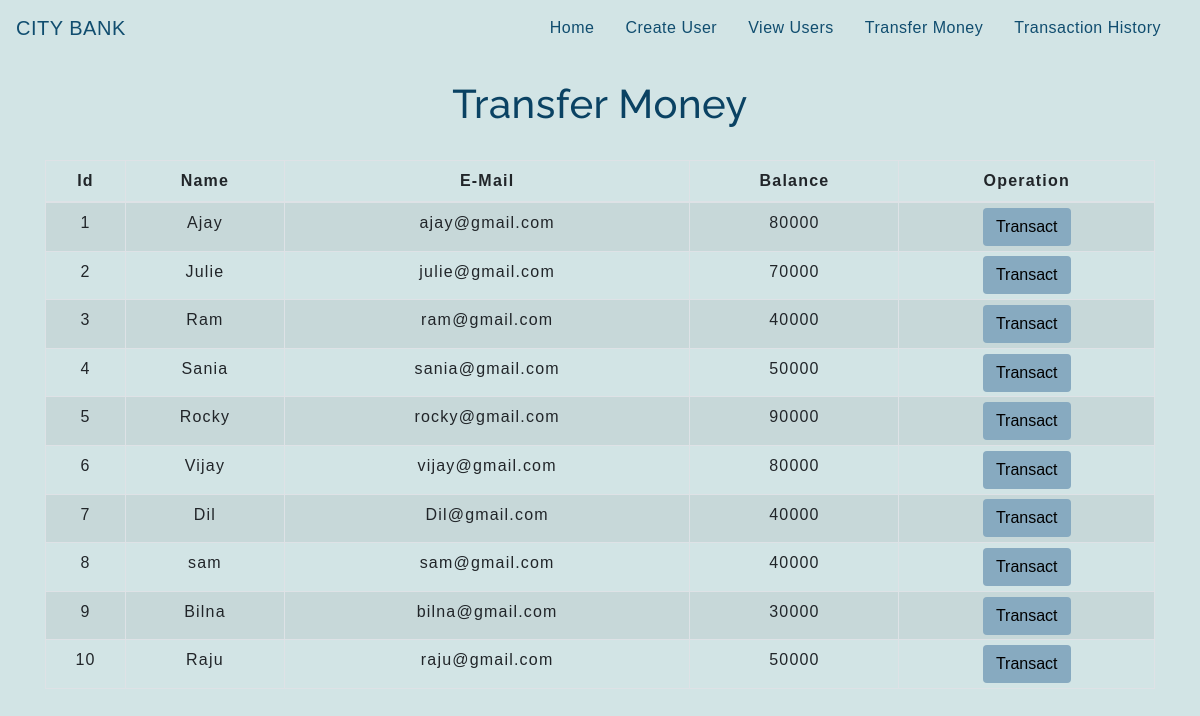
The app's page /transfermoney.php with its own data.
### tables this page shows
CREATE TABLE `users` (
  `id` int(3) NOT NULL,
  `name` text NOT NULL,
  `email` varchar(30) NOT NULL,
  `balance` int(8) NOT NULL
);

### transfermoney.php (the view, shortened to what this page needs)
<!DOCTYPE html>
<html lang="en">
<head>
    <link rel="stylesheet" href="https://maxcdn.bootstrapcdn.com/bootstrap/4.0.0/css/bootstrap.min.css">
    <link rel="stylesheet" type="text/css" href="css/table.css">
    <link rel="stylesheet" type="text/css" href="css/navbar.css">
</head>
<body style="background-color:#d2e4e5;">
<?php
    include 'config.php';
    $sql = "SELECT * FROM users";
    $result = mysqli_query($conn,$sql);
?>
<?php
  include 'navbar.php';
?>
<div class="container">
        <h2 class="text-center pt-4">Transfer Money</h2>
        <br>
            <div class="row">
                <div class="col">
                    <div class="table-responsive-sm">
                    <table class="table table-hover table-sm table-striped table-condensed table-bordered">
                        <thead>
                            <tr>
                            <th scope="col" class="text-center py-2">Id</th>
                            <th scope="col" class="text-center py-2">Name</th>
                            <th scope="col" class="text-center py-2">E-Mail</th>
                            <th scope="col" class="text-center py-2">Balance</th>
                            <th scope="col" class="text-center py-2">Operation</th>
                            </tr>
                        </thead>
                        <tbody>
                <?php
                    while($rows=mysqli_fetch_assoc($result)){
                ?>
                    <tr>
                        <td class="py-2"><?php echo $rows['id'] ?></td>
                        <td class="py-2"><?php echo $rows['name']?></td>
                        <td class="py-2"><?php echo $rows['email']?></td>
                        <td class="py-2"><?php echo $rows['balance']?></td>
                        <td><a href="selecteduserdetail.php?id= <?php echo $rows['id'] ;?>"> <button type="button" class="btn">Transact</button></a></td>
                    </tr>
                <?php
                    }
                ?>
                        </tbody>
                    </table>
                    </div>
                </div>
            </div>
         </div>
</body>
</html>

### navbar.php (shortened to what this page needs)
<nav class="navbar navbar-expand-md  navbar-custom">
<a class="navbar-brand" href="index.php">CITY BANK</a>
<div class="collapse navbar-collapse" id="collapsibleNavbar">
      <ul class="navbar-nav ml-auto">
        <li class="nav-item">
          <a class="nav-link" href="index.php">Home</a>
        </li>
        <li class="nav-item">
          <a class="nav-link" href="createuser.php">Create User</a>
        </li>
        <li class="nav-item">
          <a class="nav-link" href="viewcustomer.php">View Users</a>
        </li>
        <li class="nav-item">
          <a class="nav-link" href="transfermoney.php">Transfer Money</a>
        </li>
        <li class="nav-item">
          <a class="nav-link" href="transactionhistory.php">Transaction History</a>
        </li>
    </div>
 </nav>

### css/table.css (style rules this page uses)
* { padding: 0; margin: 0; box-sizing: border-box; font-family: sans-serif; }
h2 { font-size: 40px; }
table { letter-spacing: 1.2px; }
td { text-align: center; }
button { border:none; background: #87aac0; transition: 1s; }

### css/navbar.css (style rules this page uses)
.nav-link { margin-right: 15px; color:#104d6f; letter-spacing: 0.5px; transition: 0.5s; }
.navbar-brand { color: #104d6f; letter-spacing: 0.5px; }
h2 { color:#0a4263; letter-spacing: 0.5px; font-family: raleway; }

### transfermoney.php (style rules this page uses)
button { transition: 1.5s; }

### records on screen
users: id "1", name "Ajay", email "ajay@gmail.com", balance "80000"
users: id "2", name "Julie", email "julie@gmail.com", balance "70000"
users: id "3", name "Ram", email "ram@gmail.com", balance "40000"
users: id "4", name "Sania", email "sania@gmail.com", balance "50000"
users: id "5", name "Rocky", email "rocky@gmail.com", balance "90000"
users: id "6", name "Vijay", email "vijay@gmail.com", balance "80000"
users: id "7", name "Dil", email "Dil@gmail.com", balance "40000"
users: id "8", name "sam", email "sam@gmail.com", balance "40000"
users: id "9", name "Bilna", email "bilna@gmail.com", balance "30000"
users: id "10", name "Raju", email "raju@gmail.com", balance "50000"
